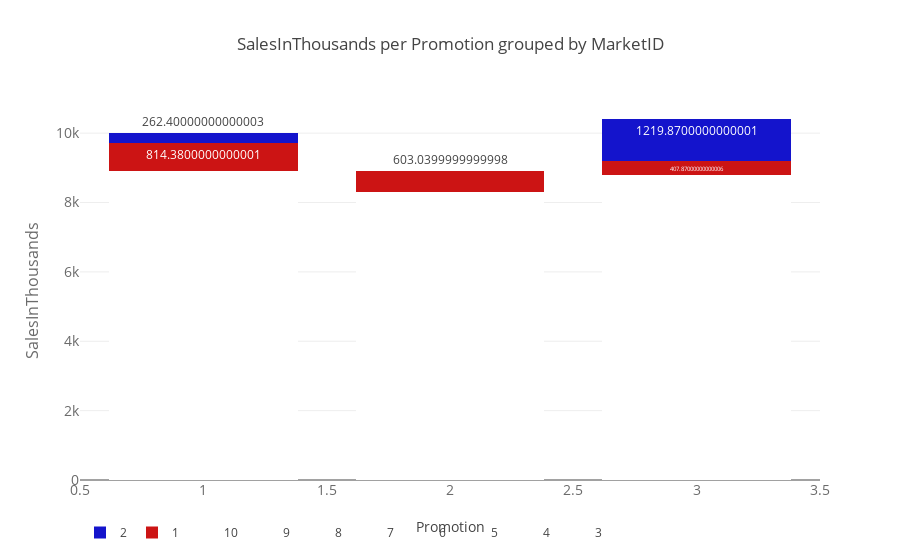

Source (notebook cell):
### Code cell
# Separate groups into accent_1, accent_2, rest

groups = sorted(df[group].unique())
rest = [item for item in groups if item not in [accent_1, accent_2]]


traces = []

# All other traces
for item in rest:
    
    text = list(df[df[group]==item][y])
    trace_idx = 0
    scl = matplotlib_to_plotly(cmap, len(rest))
    
    traces.append(
    Bar(x = df[df[group]==item][x],
        y = df[df[group]==item][y],
        name = str(item),
        marker=dict(
        color=list(np.repeat(scl[trace_idx],len(df[df[group]==item][y])))
       )
       )
    )
    trace_idx += 1

# Append traces for both accents, the order can be important for rendering(?)
# Only these accents get text overlay and custom colors

# Accent 1
traces.append(
    Bar(x = df[df[group]==accent_1][x],
        y = df[df[group]==accent_1][y],
        name = str(accent_1),
        text = df[df[group]==accent_1][y],textposition = 'auto',
        marker=dict(color=list(np.repeat(accent_1_color,len(df[df[group]==accent_1][y]))))
       )
    )

# Accent 2
traces.append(
    Bar(x = df[df[group]==accent_2][x],
        y = df[df[group]==accent_2][y],
        name = str(accent_2),
        text = df[df[group]==accent_2][y],textposition = 'auto',
        marker=dict(color=list(np.repeat(accent_2_color,len(df[df[group]==accent_2][y]))))
       )
    )

    
data = traces
layout = Layout(
    title=title,
    xaxis=dict(
        title=x,
        tickfont=dict(
            size=14,
            color='rgb(107, 107, 107)'
        )
    ),
    yaxis=dict(
        title=y,
        titlefont=dict(
            size=16,
            color='rgb(107, 107, 107)'
        ),
        tickfont=dict(
            size=14,
            color='rgb(107, 107, 107)'
        )
    ),
    legend=dict(orientation="h",
        bgcolor='rgba(255, 255, 255, 0)',
        bordercolor='rgba(255, 255, 255, 0)'
    )
    ,barmode=barmode,bargap=0.15,bargroupgap=0.1)

fig = Figure(data=data, layout=layout)
py.iplot(fig, filename='grouped-bar')

### Figure 1 — Plotly figure (JSON) as saved in the notebook; plotly's stock layout.template omitted (floating-point values rounded to 4 significant figures)
{"data": [{"marker": {"color": ["rgb(255, 255, 255)", "rgb(255, 255, 255)", "rgb(255, 255, 255)"]}, "name": "3", "type": "bar", "x": [1, 2, 3], "y": [2510.0, 1910.0, 3057.0]}, {"marker": {"color": ["rgb(255, 255, 255)", "rgb(255, 255, 255)", "rgb(255, 255, 255)"]}, "name": "4", "type": "bar", "x": [1, 2, 3], "y": [940.9, 813.0, 208.5]}, {"marker": {"color": ["rgb(255, 255, 255)", "rgb(255, 255, 255)", "rgb(255, 255, 255)"]}, "name": "5", "type": "bar", "x": [1, 2, 3], "y": [444.1, 1469.0, 1017.0]}, {"marker": {"color": ["rgb(255, 255, 255)", "rgb(255, 255, 255)", "rgb(255, 255, 255)"]}, "name": "6", "type": "bar", "x": [1, 2, 3], "y": [813.3, 782.3, 588.2]}, {"marker": {"color": ["rgb(255, 255, 255)", "rgb(255, 255, 255)", "rgb(255, 255, 255)"]}, "name": "7", "type": "bar", "x": [1, 2, 3], "y": [801.9, 629.8, 1237.0]}, {"marker": {"color": ["rgb(255, 255, 255)", "rgb(255, 255, 255)", "rgb(255, 255, 255)"]}, "name": "8", "type": "bar", "x": [1, 2, 3], "y": [1023.0, 340.0, 987.0]}, {"marker": {"color": ["rgb(255, 255, 255)", "rgb(255, 255, 255)", "rgb(255, 255, 255)"]}, "name": "9", "type": "bar", "x": [1, 2, 3], "y": [680.0, 399.9, 1038.0]}, {"marker": {"color": ["rgb(255, 255, 255)", "rgb(255, 255, 255)", "rgb(255, 255, 255)"]}, "name": "10", "type": "bar", "x": [1, 2, 3], "y": [1703.0, 1950.0, 648.6]}, {"marker": {"color": ["rgba(204,20,20,1)", "rgba(204,20,20,1)", "rgba(204,20,20,1)"]}, "name": "1", "text": [814.4, 603.0, 407.9], "textposition": "auto", "type": "bar", "x": [1, 2, 3], "y": [814.4, 603.0, 407.9]}, {"marker": {"color": ["rgba(20,20,204,1)", "rgba(20,20,204,1)"]}, "name": "2", "text": [262.4, 1220.0], "textposition": "auto", "type": "bar", "x": [1, 3], "y": [262.4, 1220.0]}], "layout": {"bargap": 0.15, "bargroupgap": 0.1, "barmode": "stack", "legend": {"bgcolor": "rgba(255, 255, 255, 0)", "bordercolor": "rgba(255, 255, 255, 0)", "orientation": "h"}, "title": "SalesInThousands per Promotion grouped by MarketID", "xaxis": {"tickfont": {"color": "rgb(107, 107, 107)", "size": 14}, "title": "Promotion"}, "yaxis": {"tickfont": {"color": "rgb(107, 107, 107)", "size": 14}, "title": "SalesInThousands", "titlefont": {"color": "rgb(107, 107, 107)", "size": 16}}}}
